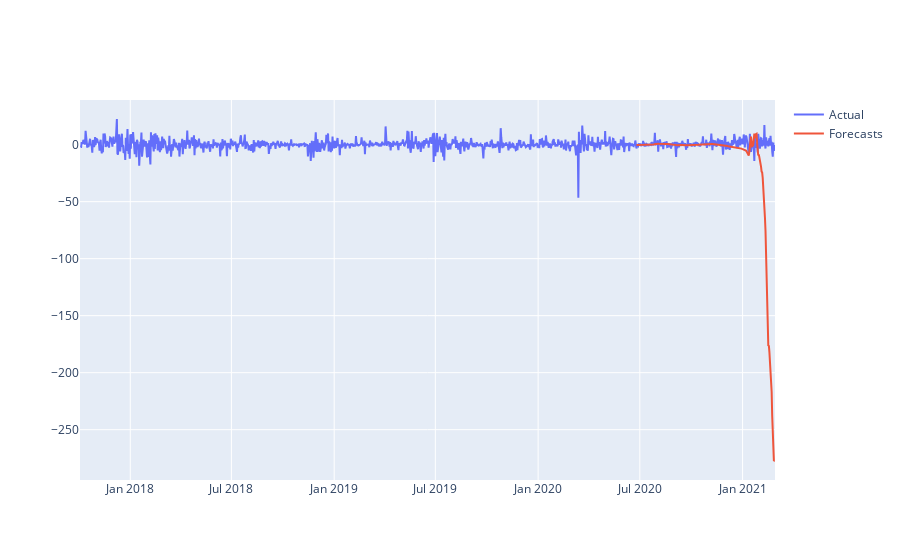

Write notebook code for a chart like this one.
### Code cell
m.plot_forecasts()

### Figure 1 — Plotly figure (JSON) as saved in the notebook; plotly's stock layout.template omitted (floating-point values rounded to 4 significant figures; data arrays with more than 128 entries replaced by an {"elided": "..."} marker saying what was removed)
{"data": [{"name": "Actual", "type": "scatter", "x": {"elided": "1245 str values"}, "y": {"elided": "1245 float values"}}, {"name": "Forecasts", "type": "scatter", "x": {"elided": "248 str values"}, "y": {"elided": "248 float values"}}], "layout": {}}
